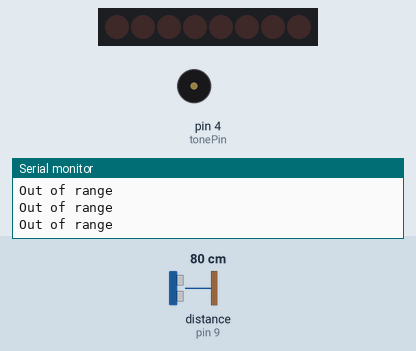
Bench run of a sketch on a simulated Arduino Uno, built with avr-gcc and run on an emulated ATmega328P. On the bench: 8 shift-register outputs drawn as a row of LEDs (first output left, lit = HIGH), buzzer (waves = sounding), the last lines printed to the serial monitor. Wiring (inferred from the names in the program): ultrasonic range finder: trigger pin 10; echo pin 9; shift register (74HC595): data pin 13; shift clock pin 11; latch pin 12. Wiring (inferred from the signals the program sends): row of LEDs: on Q0, Q1, Q2, Q3, Q4, Q5, Q6, Q7. Inputs (shaded band) come from the test bench; at power-on: distance to the obstacle (sensor on pin 9) 80 cm. The echo pulse lasts 58.3 µs per cm.

Above: at 1.2 s.
1.3 s: distance to the obstacle (sensor on pin 9) set to 20 cm
At 2.5 s:
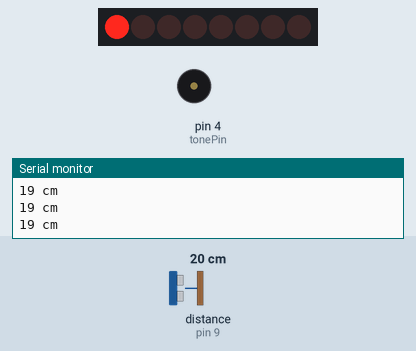
2.8 s: distance to the obstacle (sensor on pin 9) set to 16 cm
At 5.7 s:
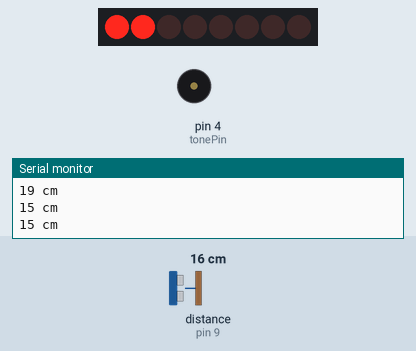
5.8 s: distance to the obstacle (sensor on pin 9) set to 2 cm
At 7.05 s:
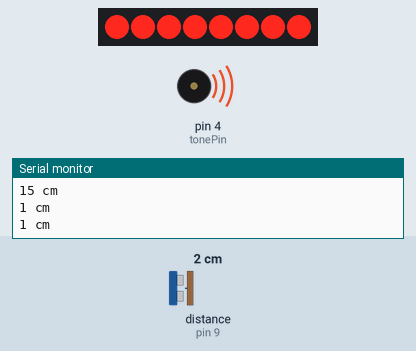
8.6 s: distance to the obstacle (sensor on pin 9) set to 7 cm
At 9.21 s:
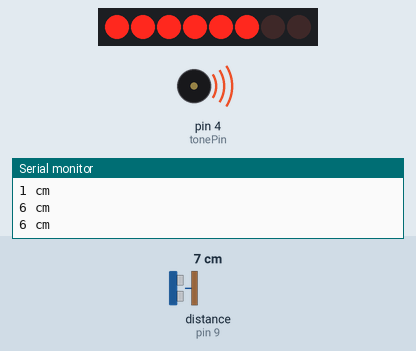
10.8 s: distance to the obstacle (sensor on pin 9) set to 10 cm
At 11.89 s:
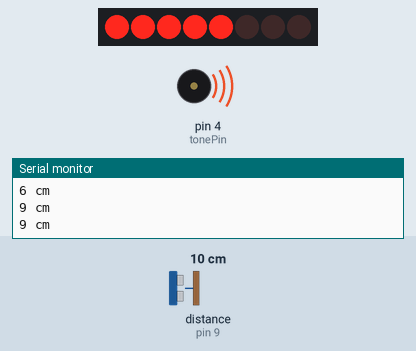
13.6 s: distance to the obstacle (sensor on pin 9) set to 4 cm
At 14.84 s:
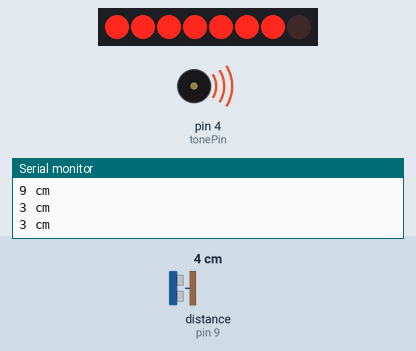
Timing chart, 0 to 17.4 s (numbered marks = the images above; inputs shaded):
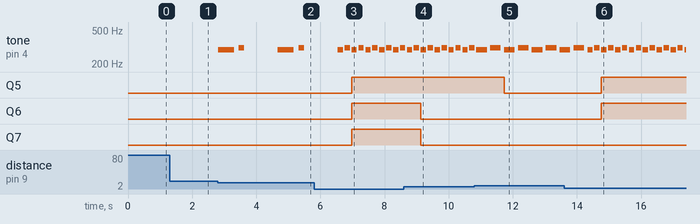

The sketch:

jawsmelody.ino
```cpp
/*
 * created by Rui Santos, http://randomnerdtutorials.com
 * Ultrasonic Sensor with LED's bar graph and buzzer
*/
#include "pitches.h"

int tonePin = 4;    //Tone - Pin connected to TONE of Ultrasonic
int trigPin = 10;    //Trig - Pin connected to TRIG of Ultrasonic
int echoPin = 9;   //Echo - Pin connected to ECHO of Ultrasonic
int clockPin = 11;  //IC Pin 11
int latchPin = 12;  //IC Pin 12
int dataPin = 13;   //IC Pin 14

byte possible_patterns[9] = {
B00000000,
B00000001,
B00000011,
B00000111,
B00001111,
B00011111,
B00111111,
B01111111,
B11111111,
};
int proximity=0;
int duration;
int distance;

int jawsmelody[] = {
  NOTE_D4, NOTE_DS4
};


int tempo1[] = {
  2, 6
};

int tempo2[] = {
  3, 3
};

int tempo3[] = {
  6, 6
};

int size = sizeof(jawsmelody) / sizeof(int);

void setup() {
  //Serial Port
  Serial.begin (9600);

  pinMode(trigPin, OUTPUT);
  pinMode(echoPin, INPUT);
  pinMode(clockPin, OUTPUT);
  pinMode(latchPin, OUTPUT);
  pinMode(dataPin, OUTPUT);
  pinMode(tonePin, OUTPUT);
}

void loop() {
  digitalWrite(latchPin, LOW);
  digitalWrite(trigPin, HIGH);
  delayMicroseconds(1000);
  digitalWrite(trigPin, LOW);
  duration = pulseIn(echoPin, HIGH);
  distance = (duration/2) / 29.1;

  //Serial Monitor to see distance
  if (distance >= 20 || distance <= 0){
    Serial.println("Out of range");
  }
  else {
    Serial.print(distance);
    Serial.println(" cm");
  }

  proximity=map(distance, 0, 20, 8, 0);
  //Serial.println(proximity);

  //Buzzer Proximity settings to sound at a certain distance/LEDs lit
  if (proximity <= 0){
    proximity=0;
  }
  else if (proximity >= 2 && proximity < 3){
    for (int thisNote = 0; thisNote < size; thisNote++) {
        int duration = 1000/tempo1[thisNote];
        tone(tonePin, jawsmelody[thisNote], duration);
        int pause = duration *1.3;
        // Delay between each successive note
        delay(pause);
    }
    delay(1000);
  }
  else if (proximity >= 3 && proximity <= 5){
    for (int thisNote = 0; thisNote < size; thisNote++) {
        int duration = 1000/tempo2[thisNote];
        tone(tonePin, jawsmelody[thisNote], duration);
        int pause = duration *1.3;
        // Delay between each successive note
        delay(pause);
    }
  }
  else if (proximity >= 6 && proximity <= 8){
    for (int thisNote = 0; thisNote < size; thisNote++) {
        int duration = 1000/tempo3[thisNote];
        tone(tonePin, jawsmelody[thisNote], duration);
        int pause = duration *1.3;
        // Delay between each successive note
        delay(pause);
    }
  }
  shiftOut(dataPin, clockPin, MSBFIRST, possible_patterns[proximity]);
  digitalWrite(latchPin, HIGH);


  //delay(500);
  noTone(tonePin);
}
```

Measured:
- the behaviour switches between 19 and 18 cm on distance to the obstacle (sensor on pin 9) (found by bisection; images 1 and 2)
- the behaviour switches between 8 and 9 cm on distance to the obstacle (sensor on pin 9) (found by bisection; images 4 and 5)
- after the input at 2.8 s, tone on pin 4 (tonePin): plays 294 Hz for 0.50 s, 311 Hz for 0.17 s, 294 Hz for 0.50 s, 311 Hz for 0.17 s, starting at once
- after the input at 5.8 s, Q5–7: LOW → HIGH after 1.2 s
- after the input at 8.6 s, Q6, Q7: HIGH → LOW after 0.53 s
- after the input at 10.8 s, Q5: HIGH → LOW after 0.93 s
- after the input at 13.6 s, Q5, Q6: LOW → HIGH after 1.2 s
